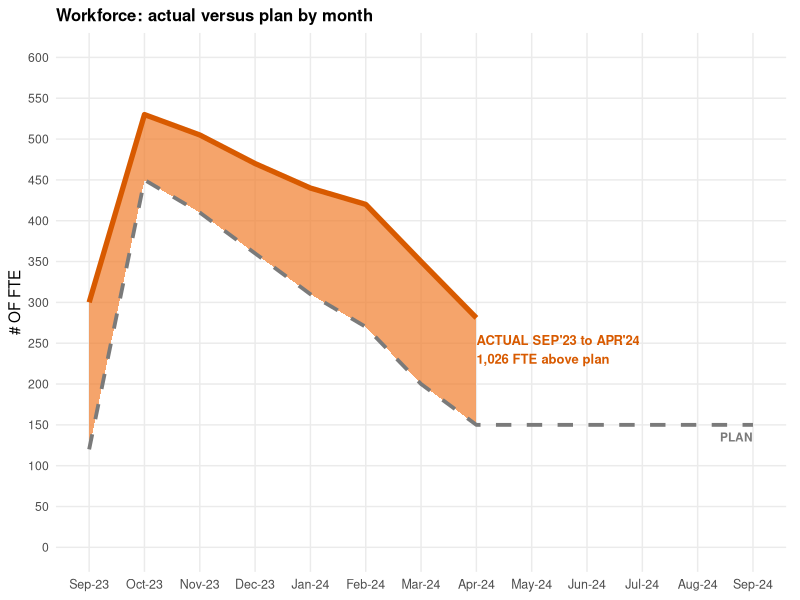
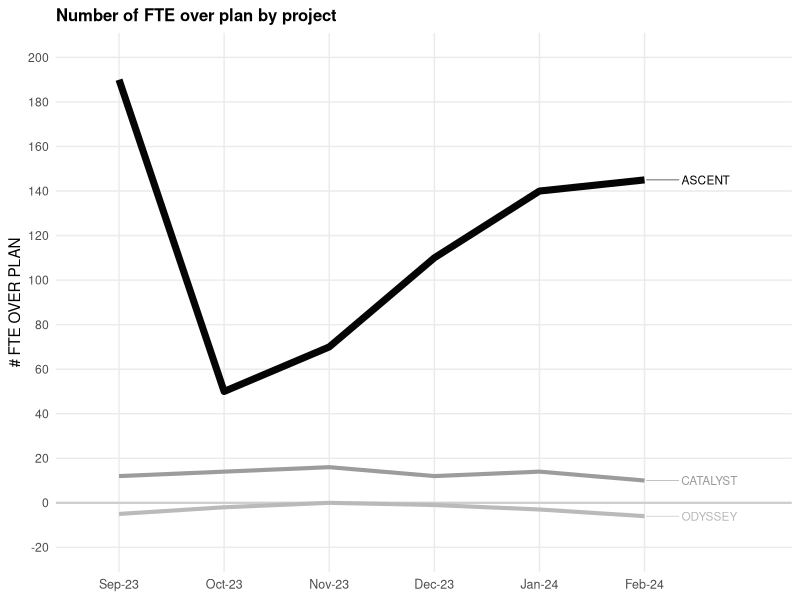

Generate these figures, in order, with R:
## ---- chunk 1
#| include: false
library(dplyr)
library(tidyr)
library(ggplot2)
library(scales)
library(tibble)

has_ggrepel <- requireNamespace("ggrepel", quietly = TRUE)
## ---- chunk 2
#| include: false
# -----------------------------
# DATAFRAME FAKE (WORKFORCE: ACTUAL vs PLAN)
# OBS: para ficar como o exemplo do slide, o "ACTUAL" só existe até APR-24.
# Depois disso, só mantemos o PLAN (linha pontilhada).
# -----------------------------
months_1 <- c("Sep-23","Oct-23","Nov-23","Dec-23","Jan-24","Feb-24","Mar-24","Apr-24","May-24","Jun-24","Jul-24","Aug-24","Sep-24")

plan <- c(120, 450, 410, 360, 310, 270, 200, 150, 150, 150, 150, 150, 150)

# Diferenças escolhidas para somar 1,026 no período Sep-23..Apr-24
diff_8 <- c(180, 80, 95, 110, 130, 150, 150, 131)  # soma = 1,026

actual_8 <- plan[1:8] + diff_8

df_workforce <- tibble(
  month = factor(months_1, levels = months_1),
  plan = plan,
  actual = c(actual_8, rep(NA_real_, length(months_1) - 8))  # <- ACTUAL só até Apr
)

df_actual <- df_workforce |> filter(!is.na(actual)) |>
  mutate(ymin = pmin(plan, actual), ymax = pmax(plan, actual))  # ribbon seguro

total_overplan_8 <- df_workforce |>
  mutate(over_plan = actual - plan) |>
  filter(month %in% months_1[1:8]) |>
  summarise(total = sum(over_plan, na.rm = TRUE)) |>
  pull(total)
## ---- chunk 3
#| fig-width: 6.2
#| fig-height: 3.3
#| dpi: 180
#| out-width: "100%"
# -----------------------------
# PLOT 1: Workforce actual vs plan by month
# AJUSTE IMPORTANTE:
# - o laranja é SOMENTE a área "acima do plano" (entre PLAN e ACTUAL),
#   não uma área até o zero.
# -----------------------------
p1 <- ggplot() +
  # Área do overrun (entre plan e actual)
  geom_ribbon(
    data = df_actual,
    aes(x = month, ymin = ymin, ymax = ymax, group = 1),
    fill = "#F07D2B", alpha = 0.70
  ) +
  # Linha ACTUAL (só até Apr-24)
  geom_line(
    data = df_actual,
    aes(x = month, y = actual, group = 1),
    color = "#D85A00", linewidth = 1.8
  ) +
  # Linha PLAN (até o fim)
  geom_line(
    data = df_workforce,
    aes(x = month, y = plan, group = 1),
    color = "#7A7A7A", linewidth = 1.3, linetype = "dashed"
  ) +
  scale_y_continuous(
    limits = c(0, 600),
    breaks = seq(0, 600, 50)
  ) +
  labs(
    title = "Workforce: actual versus plan by month",
    x = NULL, y = "# OF FTE"
  ) +
  theme_minimal(base_size = 11) +
  theme(
    plot.title = element_text(face = "bold", size = 12),
    axis.text.x = element_text(size = 9),
    panel.grid.minor = element_blank(),
    plot.margin = margin(6, 10, 6, 6)
  )

# Anotação principal
p1 <- p1 +
  annotate(
    "text",
    x = "Apr-24", y = 260,
    label = paste0("ACTUAL SEP'23 to APR'24\n", format(total_overplan_8, big.mark=","), " FTE above plan"),
    color = "#D85A00",
    fontface = "bold",
    hjust = 0, vjust = 1,
    size = 3.3
  ) +
  annotate(
    "text",
    x = "Sep-24", y = 135,
    label = "PLAN",
    color = "#7A7A7A",
    fontface = "bold",
    hjust = 1,
    size = 3.0
  ) +
  coord_cartesian(clip = "off")

p1
## ---- chunk 4
#| include: false
# -----------------------------
# DATAFRAME FAKE (FTE over plan by project)
# -----------------------------
months_2 <- c("Sep-23","Oct-23","Nov-23","Dec-23","Jan-24","Feb-24")

df_proj <- tribble(
  ~project,   ~month,   ~fte_over_plan,
  "ASCENT",   "Sep-23", 190,
  "ASCENT",   "Oct-23",  50,
  "ASCENT",   "Nov-23",  70,
  "ASCENT",   "Dec-23", 110,
  "ASCENT",   "Jan-24", 140,
  "ASCENT",   "Feb-24", 145,

  "CATALYST", "Sep-23",  12,
  "CATALYST", "Oct-23",  14,
  "CATALYST", "Nov-23",  16,
  "CATALYST", "Dec-23",  12,
  "CATALYST", "Jan-24",  14,
  "CATALYST", "Feb-24",  10,

  "ODYSSEY",  "Sep-23",  -5,
  "ODYSSEY",  "Oct-23",  -2,
  "ODYSSEY",  "Nov-23",   0,
  "ODYSSEY",  "Dec-23",  -1,
  "ODYSSEY",  "Jan-24",  -3,
  "ODYSSEY",  "Feb-24",  -6
) |>
  mutate(
    month = factor(month, levels = months_2),
    project = factor(project, levels = c("ASCENT","CATALYST","ODYSSEY"))
  )

df_last <- df_proj |>
  group_by(project) |>
  filter(month == last(month)) |>
  ungroup()

col_map <- c("ASCENT"="#000000", "CATALYST"="#9A9A9A", "ODYSSEY"="#B8B8B8")
lw_map  <- c("ASCENT"=2.4, "CATALYST"=1.4, "ODYSSEY"=1.4)
## ---- chunk 5
#| fig-width: 6.2
#| fig-height: 3.3
#| dpi: 180
#| out-width: "100%"
# -----------------------------
# PLOT 2: FTE over plan by project
# -----------------------------
p2 <- ggplot(df_proj, aes(x = month, y = fte_over_plan, group = project, color = project)) +
  geom_hline(yintercept = 0, color = "#CFCFCF", linewidth = 0.8) +
  geom_line(aes(linewidth = project), alpha = 0.98) +
  scale_color_manual(values = col_map) +
  scale_linewidth_manual(values = lw_map) +
  scale_y_continuous(
    limits = c(-20, 200),
    breaks = seq(-20, 200, 20)
  ) +
  labs(
    title = "Number of FTE over plan by project",
    x = NULL, y = "# FTE OVER PLAN"
  ) +
  theme_minimal(base_size = 11) +
  theme(
    legend.position = "none",
    plot.title = element_text(face = "bold", size = 12),
    axis.text.x = element_text(size = 9),
    panel.grid.minor = element_blank(),
    plot.margin = margin(6, 6, 6, 6)
  )

# Labels no final das linhas (direita)
if (has_ggrepel) {
  p2 <- p2 +
    ggrepel::geom_text_repel(
      data = df_last,
      aes(label = project),
      nudge_x = 0.35,
      direction = "y",
      hjust = 0,
      size = 3.0,
      segment.size = 0.2,
      min.segment.length = 0,
      box.padding = 0.2
    ) +
    coord_cartesian(xlim = c(1, length(months_2) + 0.8), clip = "off")
} else {
  p2 <- p2 +
    geom_text(
      data = df_last,
      aes(label = project),
      nudge_x = 0.25,
      hjust = 0,
      size = 3.0,
      show.legend = FALSE
    ) +
    coord_cartesian(xlim = c(1, length(months_2) + 0.8), clip = "off")
}

p2
